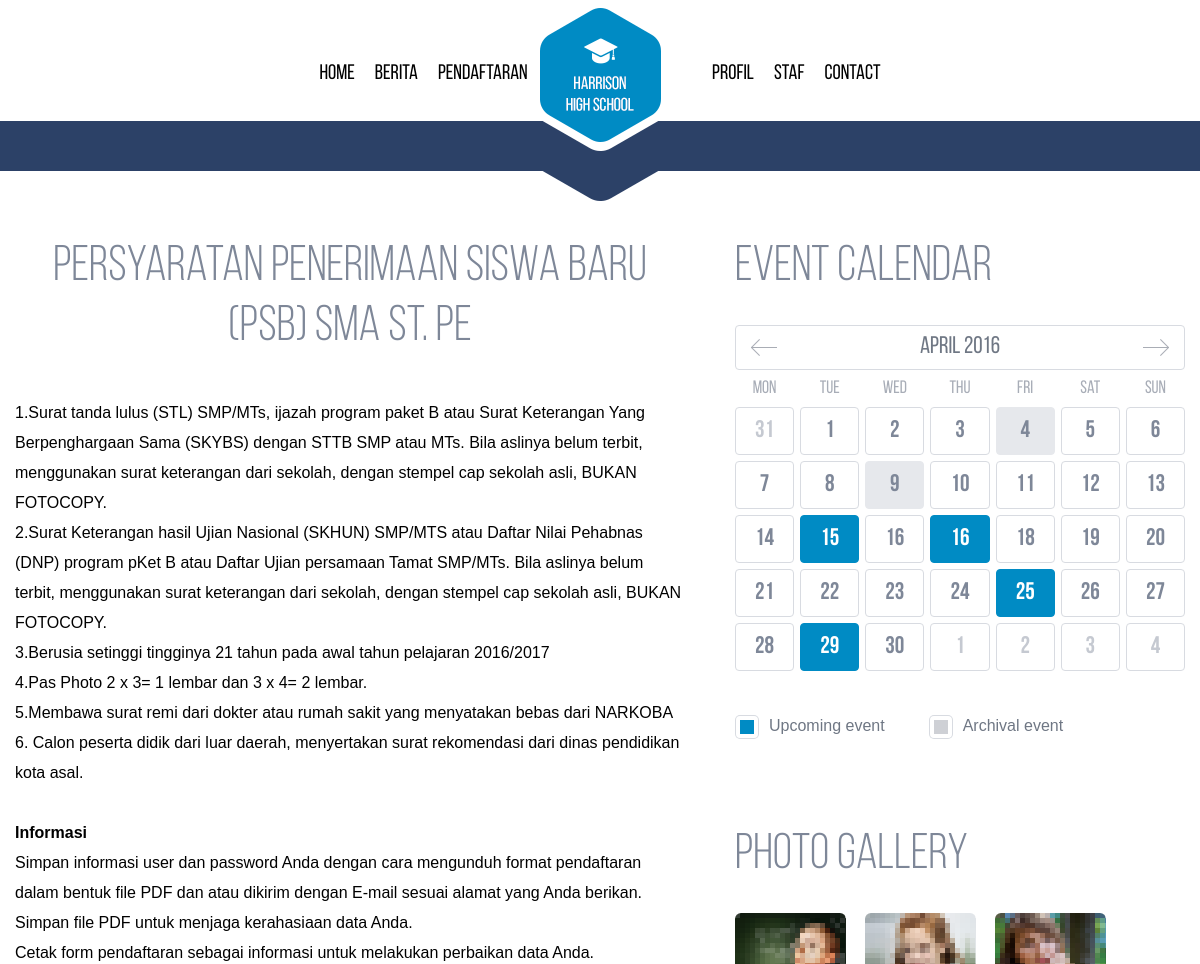
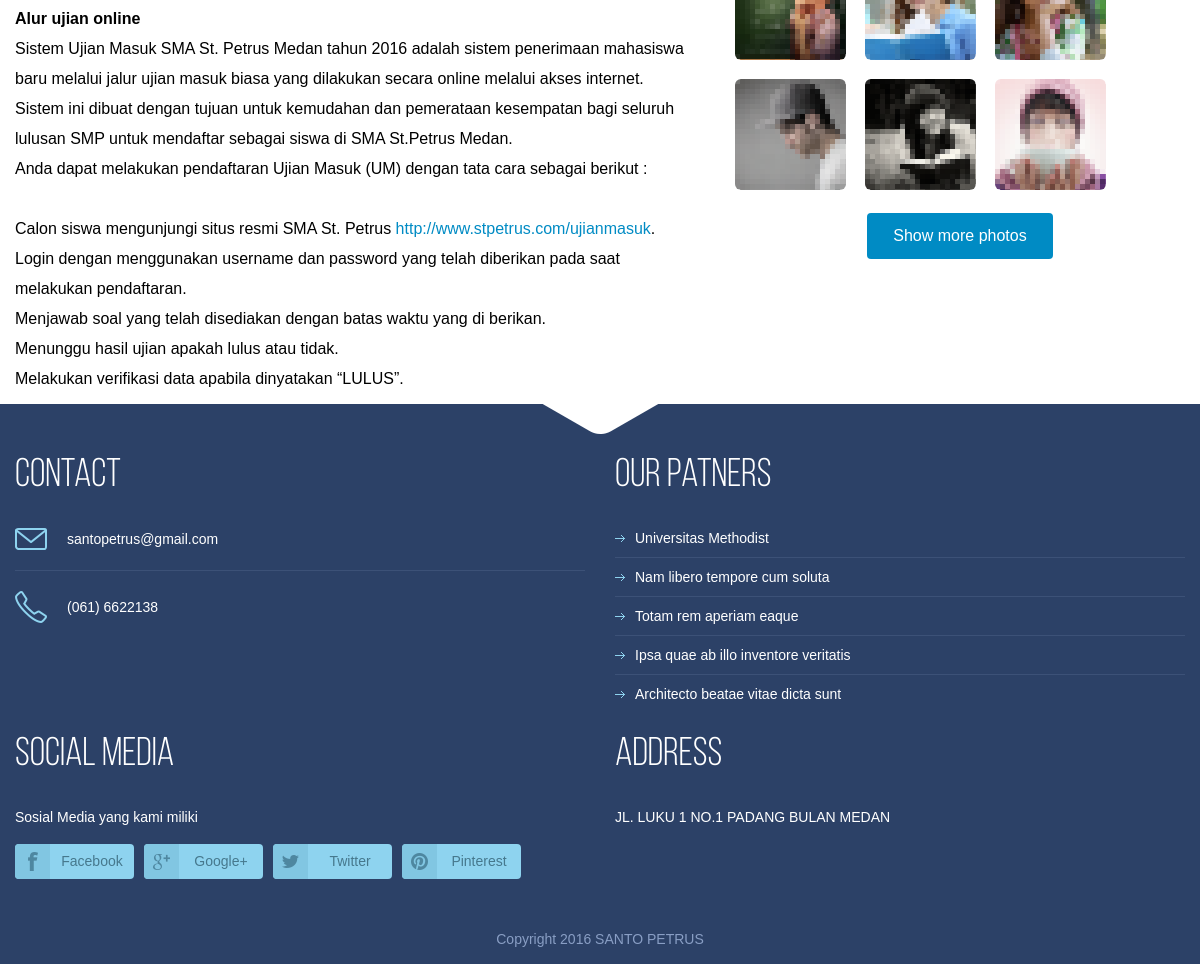
The app's page /single.php?id=7 with its own data (2 pictures, top to bottom).
### tables this page shows
CREATE TABLE IF NOT EXISTS `sekolah` (
  `id` int(11) NOT NULL,
  `judul` varchar(50) NOT NULL,
  `isi` text NOT NULL,
  `waktu` timestamp NOT NULL DEFAULT CURRENT_TIMESTAMP
);

### function/sekolah.php (called while the page is built, shortened)
<?php
function tampilkan_per_id($id)
	{
		global $link;
		$query = "SELECT * FROM sekolah WHERE id=$id";
		$result = mysqli_query($link, $query) or die('gagal menampilkan');
         return $result;
	}
 ?>

### single.php (the view, shortened to what this page needs)
<!DOCTYPE html>
 <html lang="en">
<head>
    <link rel="stylesheet" media="all" href="css/style.css">
</head>
<body>
    <?php
    require_once "view/header.php";
    $id = $_GET['id'];
    if (isset($_GET['id'])) {
        $article = tampilkan_per_id($id);
        while ($row= mysqli_fetch_assoc($article))
        {
            $judul_awal = $row['judul'];
            $konten_awal = $row['isi'];
        }
    }
     ?>
<div class="divider"></div>
  <div class="content">
        <div class="container">
            <div class="main-content">
                <h2 id="judul_single">
                    <?= $judul_awal; ?>
                    </h2>
                     <p id="isi_single">
                     <h5 class="i"> <?= $konten_awal; ?></h5>
                     </p>
            </div>
              <aside id="sidebar">
                <div class="widget clearfix calendar">
                    <h2>Event calendar</h2>
                    <div class="head">
                        <a class="prev" href="#"></a>
                        <a class="next" href="#"></a>
                        <h4>April 2016</h4>
                    </div>
                    <div class="table">
                        <table>
                            <tr>
                                <th class="col-1">Mon</th>
                                <th class="col-2">Tue</th>
                                <th class="col-3">Wed</th>
                                <th class="col-4">Thu</th>
                                <th class="col-5">Fri</th>
                                <th class="col-6">Sat</th>
                                <th class="col-7">Sun</th>
                            </tr>
                            <tr>
                                <td class="col-1 disable"><div>31</div></td>
                                <td class="col-2"><div>1</div></td>
                                <td class="col-3"><div>2</div></td>
                                <td class="col-4"><div>3</div></td>
                                <td class="col-5 archival"><div>4</div></td>
                                <td class="col-6"><div>5</div></td>
                                <td class="col-7"><div>6</div></td>
                            </tr>
                            <tr>
                                <td class="col-1"><div>7</div></td>
                                <td class="col-2"><div>8</div></td>
                                <td class="col-3 archival"><div>9</div></td>
                                <td class="col-4"><div>10</div></td>
                                <td class="col-5"><div>11</div></td>
                                <td class="col-6"><div>12</div></td>
                                <td class="col-7"><div>13</div></td>
                            </tr>
                            <tr>
                                <td class="col-1"><div>14</div></td>
                                <td class="col-2 upcoming"><div>15</div></td>
                                <td class="col-3"><div>16</div></td>
                                <td class="col-4 upcoming"><div>16</div></td>
                                <td class="col-5"><div>18</div></td>
                                <td class="col-6"><div>19</div></td>
                                <td class="col-7"><div>20</div></td>
                            </tr>
                            <tr>
                                <td class="col-1"><div>21</div></td>
                                <td class="col-2"><div>22</div></td>
                                <td class="col-3"><div>23</div></td>
                                <td class="col-4"><div>24</div></td>
                                <td class="col-5 upcoming"><div>25</div></td>
                                <td class="col-6"><div>26</div></td>
                                <td class="col-7"><div>27</div></td>
                            </tr>
                            <tr>
                                <td class="col-1"><div>28</div></td>
                                <td class="col-2 upcoming"><div>29</div></td>
                                <td class="col-3"><div>30</div></td>
                                <td class="col-4 disable"><div>1</div></td>
                                <td class="col-5 disable"><div>2</div></td>
                                <td class="col-6 disable"><div>3</div></td>
                                <td class="col-7 disable"><div>4</div></td>
                            </tr>
                        </table>
                    </div>
                    <div class="note">
                        <p class="upcoming-note">Upcoming event</p>
                        <p class="archival-note">Archival event</p>
                    </div>
                </div>
                <div class="widget list">
                    <h2>Photo gallery</h2>
                    <ul>
                        <li><a href="#"><img src="images/4.png" alt=""></a></li>
                        <li><a href="#"><img src="images/4_2.png" alt=""></a></li>
                        <li><a href="#"><img src="images/4_3.png" alt=""></a></li>
                        <li><a href="#"><img src="images/4_4.png" alt=""></a></li>
                        <li><a href="#"><img src="images/4_5.png" alt=""></a></li>
                        <li><a href="#"><img src="images/4_6.png" alt=""></a></li>
                    </ul>
                    <div class="btn-holder">
                        <a class="btn blue" href="#">Show more photos</a>
                    </div>
                </div>
        </aside>
        </div>
    </div>
</body>
    <?php
    require_once "view/footer.php"
     ?>
</html>

### records on screen
sekolah: judul "Persyaratan penerimaan siswa baru (PSB) SMA St. Pe", isi "1.Surat tanda lulus (STL) SMP/MTs, ijazah program paket B atau Surat Keterangan Yang Berpenghargaan Sama (SKYBS) dengan STTB SMP atau MTs. Bila aslinya belum terbit, menggunakan surat keterangan dari sekolah, dengan stempel cap sekolah asli, BUKAN FOTOCOPY. 2.Surat Keterangan hasil Ujian Nasional (SKHUN) SMP/MTS atau Daftar Nilai Pehabnas (DNP) program pKet B atau Daftar Ujian persamaan Tamat SMP/MTs. Bila aslinya belum terbit, menggunakan surat keterangan dari sekolah, dengan stempel cap sekolah asli, BUKAN FOTOCOPY. 3.Berusia setinggi tingginya 21 tahun pada awal tahun pelajaran 2016/2017 4.Pas Photo 2 x 3= 1 lembar dan 3 x 4= 2 lembar. 5.Membawa surat remi dari dokter atau rumah sakit…"
